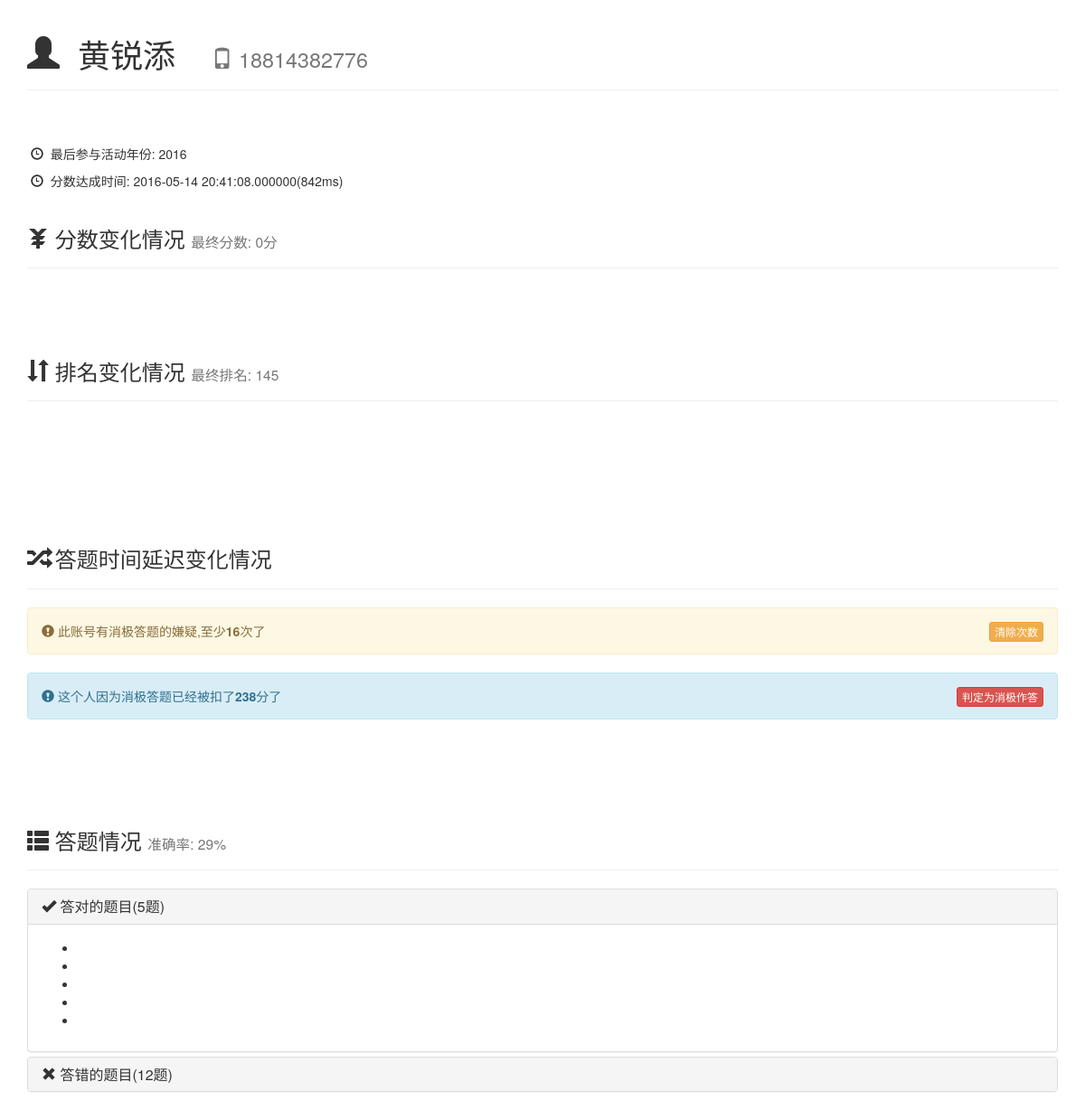
Page /old/page/activity/CAQ_peoplestatic.php?t=1 on the earlier database version.
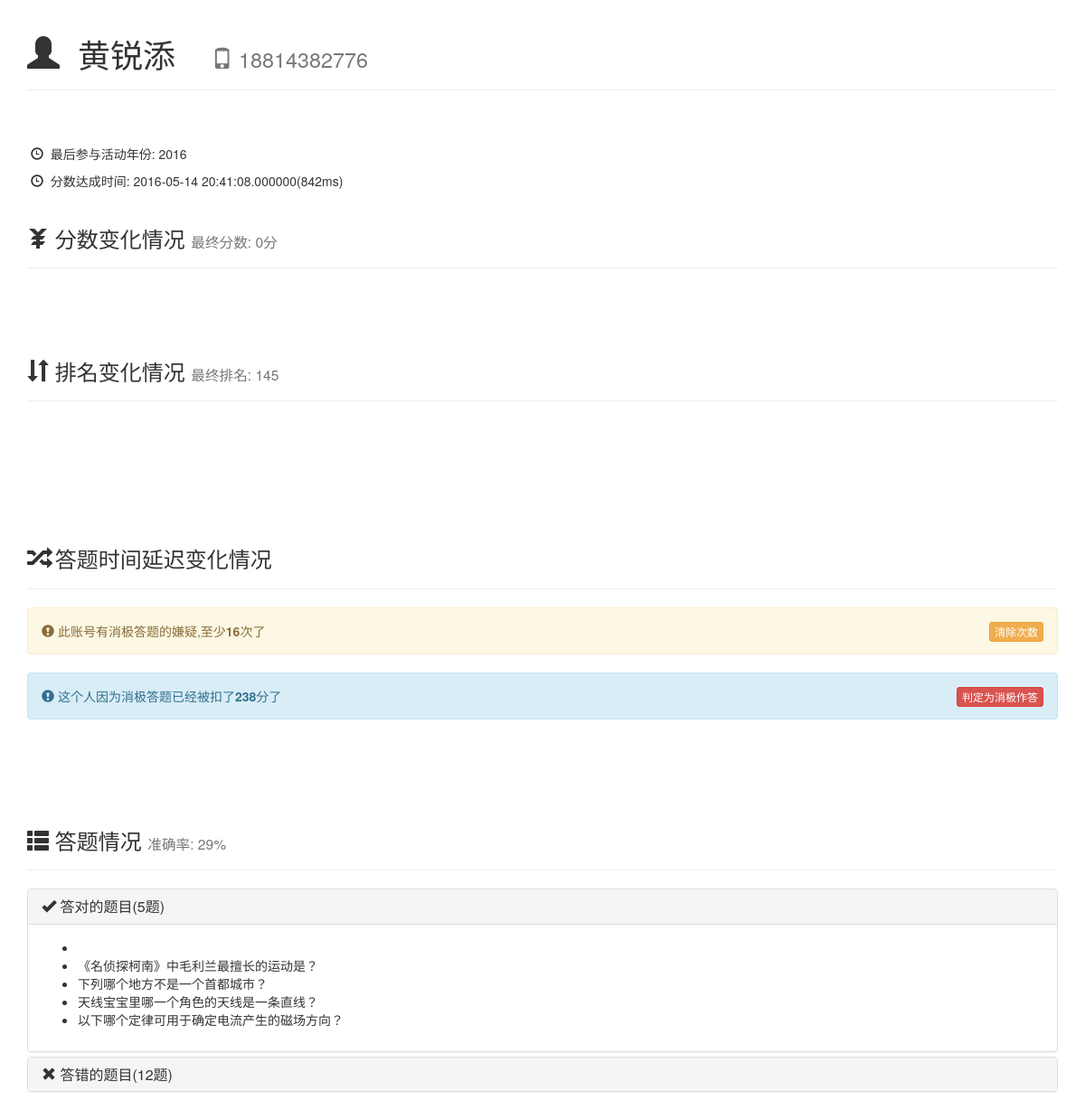
Same page on the later database version.
### tables this page shows
CREATE TABLE `question_people` (
  `id` int(11) NOT NULL AUTO_INCREMENT,
  `name` text NOT NULL,
  `tel` text NOT NULL,
  `rightcount` int(11) NOT NULL DEFAULT '0',
  `wrongcount` int(11) NOT NULL DEFAULT '0',
  `score` int(11) NOT NULL DEFAULT '0',
  `historyscore` text NOT NULL,
  `rightids` text,
  `wrongids` text,
  `randomkey` text,
  `achievetime` datetime(6) NOT NULL,
  `achievets` int(11) DEFAULT NULL,
  `isbanned` int(11) NOT NULL DEFAULT '0',
  `wrongidccount` int(11) NOT NULL DEFAULT '0',
  `ranking` int(11) NOT NULL DEFAULT '0',
  `oldranking` int(11) NOT NULL DEFAULT '1000',
  `historyranking` text NOT NULL COMMENT '每一次的排名情况',
  `participateyears` text NOT NULL COMMENT '参与过的年份',
  `historydata` text NOT NULL COMMENT '记录之前每一年这个人的答题统计',
  `active` tinyint(4) NOT NULL DEFAULT '1' COMMENT '用来记录连续没有输入验证码的次数',
  `activeminusscore` mediumint(9) NOT NULL DEFAULT '0' COMMENT '因为没有输入验证码消极比赛而扣除的分数总和',
  `lastactiveyear` int(11) NOT NULL COMMENT '最后一次参与这个活动的年份',
  `reason-for-score` varchar(20) NOT NULL DEFAULT 'none' COMMENT '加扣分原因',
  PRIMARY KEY (`id`),
  KEY `active` (`active`),
  KEY `lastactiveyear` (`lastactiveyear`)
);

CREATE TABLE `question` (
  `id` int(11) NOT NULL AUTO_INCREMENT,
  `question` text NOT NULL,
  `a` text,
  `b` text,
  `c` text,
  `d` text,
  `randomtrue` char(1) DEFAULT NULL,
  `peoplelimit` int(11) NOT NULL,
  `addscore` int(11) NOT NULL,
  `minusscore` int(11) NOT NULL,
  `sort` int(11) NOT NULL,
  `extension` int(11) NOT NULL DEFAULT '0',
  `availabletime` int(11) NOT NULL,
  PRIMARY KEY (`id`)
);

### old/plugin/php/sqlhelper.php (called while the page is built, shortened)
<?php
class sqlhelper{
	public function mysql($sql){
		$rerere = mysql_query($sql);
		return $rerere;
	}
}
?>

### old/page/activity/CAQ_peoplestatic.php (the view, shortened to what this page needs)
<?php
require_once(ROOT_PATH.PLUG_PATH.'/php/sqlhelper.php');
?>
<?php
if(is_array($_GET)&&count($_GET)>0){
    if(isset($_GET["t"])){
        $t=$_GET["t"];
    }else{
        $t="";
    }
}else{
    $t="";
}
$nc = new sqlhelper();
$result = $nc ->mysql("select * from question_people where id=$t limit 1");
$row = mysql_fetch_array($result);
$name = $row['name'];
$tel = $row['tel'];
$rightcount = $row['rightcount'];
$wrongcount = $row['wrongcount'];
$score = $row['score'];
$ranking = $row['ranking'];
$rightids = $row['rightids'];
$wrongids = $row['wrongids'];
$achievetime = $row['achievetime'];
$achievets = $row['achievets'];
$active = $row['active'];
$activeminusscore = $row['activeminusscore'];
$lastactiveyear = $row['lastactiveyear'];
$rightidsarray = array_filter(array_unique(explode(",",$rightids)));
$wrongidsarray = array_filter(array_unique(explode(",",$wrongids)));
$correctrate = $rightcount+$wrongcount == 0? 100 : round($rightcount/($rightcount+$wrongcount)*100);
?>
<!DOCTYPE html>
<html>
    <head>
        <link rel="stylesheet" href="//maxcdn.bootstrapcdn.com/font-awesome/4.3.0/css/font-awesome.min.css">
        <?php echo constant( 'BOOTSTRAP_DEFINE');?>
        <link rel="stylesheet/less" href="<?php echo constant("CSS_PATH")?>caq.less">
        <link href="http://cdn.jsdelivr.net/chartist.js/latest/chartist.min.css" rel="stylesheet" type="text/css" />
    </head>
    <body>
        <div class="container">
            <div class="page-header">
                <h1><span class="glyphicon glyphicon-user"></span>&nbsp;&nbsp;<?php echo $name;?>&nbsp;&nbsp;&nbsp;&nbsp;<small><span class="glyphicon glyphicon-phone"></span>&nbsp;<?php echo $tel;?></small></h1>
            </div>
            <br>
            <br>
            <p>&nbsp;<span class="glyphicon glyphicon-time"></span>&nbsp;&nbsp;最后参与活动年份:&nbsp;<?php echo $lastactiveyear;?></p>
            <p>&nbsp;<span class="glyphicon glyphicon-time"></span>&nbsp;&nbsp;分数达成时间:&nbsp;<?php echo $achievetime."(".$achievets."ms)"?></p>
            <div class="page-header">
                <h3><span class="glyphicon glyphicon-yen"></span>&nbsp;分数变化情况&nbsp;<small>最终分数:&nbsp;<?php echo $score;?>分</small></h3>
            </div>
            <br>
            <br>
            <div class="page-header">
                <h3><span class="glyphicon glyphicon-sort"></span>&nbsp;排名变化情况&nbsp;<small>最终排名:&nbsp;<?php echo $ranking;?></small></h3>
            </div>
            <br>
            <br>
            <br>
            <br>
            <br>
            <div class="page-header">
                <h3><span class="glyphicon glyphicon-random"></span>&nbsp;答题时间延迟变化情况&nbsp;</h3>
            </div>
            <?php
            if($active >1){
            ?>
            <div class="alert alert-warning" role="alert"><span class="glyphicon glyphicon-exclamation-sign"></span>&nbsp;此账号有消极答题的嫌疑,至少<strong><?php echo $active;?></strong>次了
                <button type="button" class="btn btn-warning btn-xs" style="float:right" onclick="clearactivecount()">清除次数</button>
            </div>
            <?php
            }
            ?>
            <div class="alert alert-info" role="alert"><span class="glyphicon glyphicon-exclamation-sign"></span>&nbsp;这个人因为消极答题已经被扣了<strong><?php echo $activeminusscore;?></strong>分了
                <button type="button" class="btn btn-danger btn-xs" style="float:right" onclick="passive()">判定为消极作答</button>
            </div>
            <br>
            <br>
            <br>
            <div class="page-header">
                <h3><span class="glyphicon glyphicon-th-list"></span>&nbsp;答题情况&nbsp;<small>准确率:&nbsp;<?php echo $correctrate;?>%</small></h3>
            </div>
            <div class="panel-group" id="accordion" role="tablist" aria-multiselectable="true">
              <div class="panel panel-default">
                <div class="panel-heading" role="tab" id="headingOne">
                  <h4 class="panel-title">
                    <a role="button" data-toggle="collapse" data-parent="#accordion" href="#collapseOne" aria-expanded="true" aria-controls="collapseOne">
                      <span class="glyphicon glyphicon-ok"></span>&nbsp;答对的题目(<?php echo count($rightidsarray);?>题)
                    </a>
                  </h4>
                </div>
                <div id="collapseOne" class="panel-collapse collapse in" role="tabpanel" aria-labelledby="headingOne">
                  <div class="panel-body">
                    <ul>
                        <?php
                          $nc = new sqlhelper();
                        foreach($rightidsarray as $v){
                            $result = $nc ->mysql("select question from question where id={$v} limit 1");
                            $row = mysql_fetch_array($result);
                            echo "<li>".$row['question']."</li>";
                        }
                        ?>
                      </ul>
                  </div>
                </div>
              </div>
              <div class="panel panel-default">
                <div class="panel-heading" role="tab" id="headingTwo">
                  <h4 class="panel-title">
                    <a class="collapsed" role="button" data-toggle="collapse" data-parent="#accordion" href="#collapseTwo" aria-expanded="false" aria-controls="collapseTwo">
                      <span class="glyphicon glyphicon-remove"></span>&nbsp;答错的题目(<?php echo count($wrongidsarray);?>题)
                    </a>
                  </h4>
                </div>
              </div>
            </div>
        </div>
    </body>
</html>

Differences in the rows shown:
added question: question "《名侦探柯南》中毛利兰最擅长的运动是？"
added question: question "下列哪个地方不是一个首都城市？"
added question: question "天线宝宝里哪一个角色的天线是一条直线？"
added question: question "以下哪个定律可用于确定电流产生的磁场方向？"
